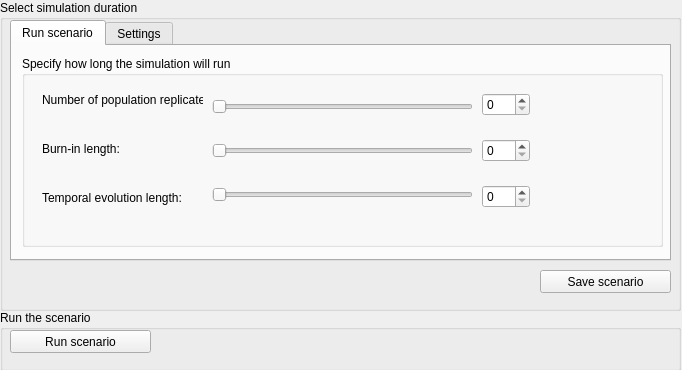
      <widget class="QWidget" name="page_7">
       <property name="geometry">
        <rect>
         <x>0</x>
         <y>0</y>
         <width>682</width>
         <height>370</height>
        </rect>
       </property>
       <attribute name="label">
        <string>Step 2 - Run / re-run scenario</string>
       </attribute>
       <widget class="QGroupBox" name="groupBox_6">
        <property name="geometry">
         <rect>
          <x>0</x>
          <y>310</y>
          <width>681</width>
          <height>61</height>
         </rect>
        </property>
        <property name="title">
         <string>Run the scenario</string>
        </property>
        <widget class="QPushButton" name="pushButton_11">
         <property name="geometry">
          <rect>
           <x>10</x>
           <y>20</y>
           <width>141</width>
           <height>23</height>
          </rect>
         </property>
         <property name="text">
          <string>Run scenario</string>
         </property>
        </widget>
       </widget>
       <widget class="QGroupBox" name="groupBox_7">
        <property name="geometry">
         <rect>
          <x>0</x>
          <y>0</y>
          <width>681</width>
          <height>311</height>
         </rect>
        </property>
        <property name="title">
         <string>Select simulation duration</string>
        </property>
        <widget class="QTabWidget" name="tabWidget_2">
         <property name="geometry">
          <rect>
           <x>10</x>
           <y>20</y>
           <width>661</width>
           <height>241</height>
          </rect>
         </property>
         <property name="currentIndex">
          <number>0</number>
         </property>
         <widget class="QWidget" name="tab_3">
          <attribute name="title">
           <string>Run scenario</string>
          </attribute>
          <widget class="QGroupBox" name="groupBox_27">
           <property name="geometry">
            <rect>
             <x>10</x>
             <y>10</y>
             <width>641</width>
             <height>191</height>
            </rect>
           </property>
           <property name="title">
            <string>Specify how long the simulation will run</string>
           </property>
           <widget class="QWidget" name="layoutWidget_40">
            <property name="geometry">
             <rect>
              <x>460</x>
              <y>20</y>
              <width>48</width>
              <height>151</height>
             </rect>
            </property>
            <layout class="QVBoxLayout" name="verticalLayout_40">
             <item>
              <widget class="QSpinBox" name="spinBox_37"/>
             </item>
             <item>
              <widget class="QSpinBox" name="spinBox_38"/>
             </item>
             <item>
              <widget class="QSpinBox" name="spinBox_39"/>
             </item>
            </layout>
           </widget>
           <widget class="QWidget" name="layoutWidget_41">
            <property name="geometry">
             <rect>
              <x>190</x>
              <y>20</y>
              <width>261</width>
              <height>151</height>
             </rect>
            </property>
            <layout class="QVBoxLayout" name="verticalLayout_41">
             <item>
              <widget class="QSlider" name="horizontalSlider_45">
               <property name="orientation">
                <enum>Qt::Horizontal</enum>
               </property>
              </widget>
             </item>
             <item>
              <widget class="QSlider" name="horizontalSlider_46">
               <property name="orientation">
                <enum>Qt::Horizontal</enum>
               </property>
              </widget>
             </item>
             <item>
              <widget class="QSlider" name="horizontalSlider_47">
               <property name="orientation">
                <enum>Qt::Horizontal</enum>
               </property>
              </widget>
             </item>
            </layout>
           </widget>
           <widget class="QWidget" name="layoutWidget_42">
            <property name="geometry">
             <rect>
              <x>20</x>
              <y>22</y>
              <width>161</width>
              <height>141</height>
             </rect>
            </property>
            <layout class="QVBoxLayout" name="verticalLayout_42">
             <item>
              <widget class="QLabel" name="label_58">
               <property name="text">
                <string>Number of population replicates:</string>
               </property>
              </widget>
             </item>
             <item>
              <widget class="QLabel" name="label_59">
               <property name="text">
                <string>Burn-in length:</string>
               </property>
              </widget>
             </item>
             <item>
              <widget class="QLabel" name="label_60">
               <property name="text">
                <string>Temporal evolution length:</string>
               </property>
              </widget>
             </item>
            </layout>
           </widget>
          </widget>
         </widget>
         <widget class="QWidget" name="tab_4">
          <attribute name="title">
           <string>Settings</string>
          </attribute>
         </widget>
        </widget>
        <widget class="QPushButton" name="pushButton_8">
         <property name="geometry">
          <rect>
           <x>540</x>
           <y>270</y>
           <width>131</width>
           <height>23</height>
          </rect>
         </property>
         <property name="text">
          <string>Save scenario</string>
         </property>
        </widget>
       </widget>
      </widget>
